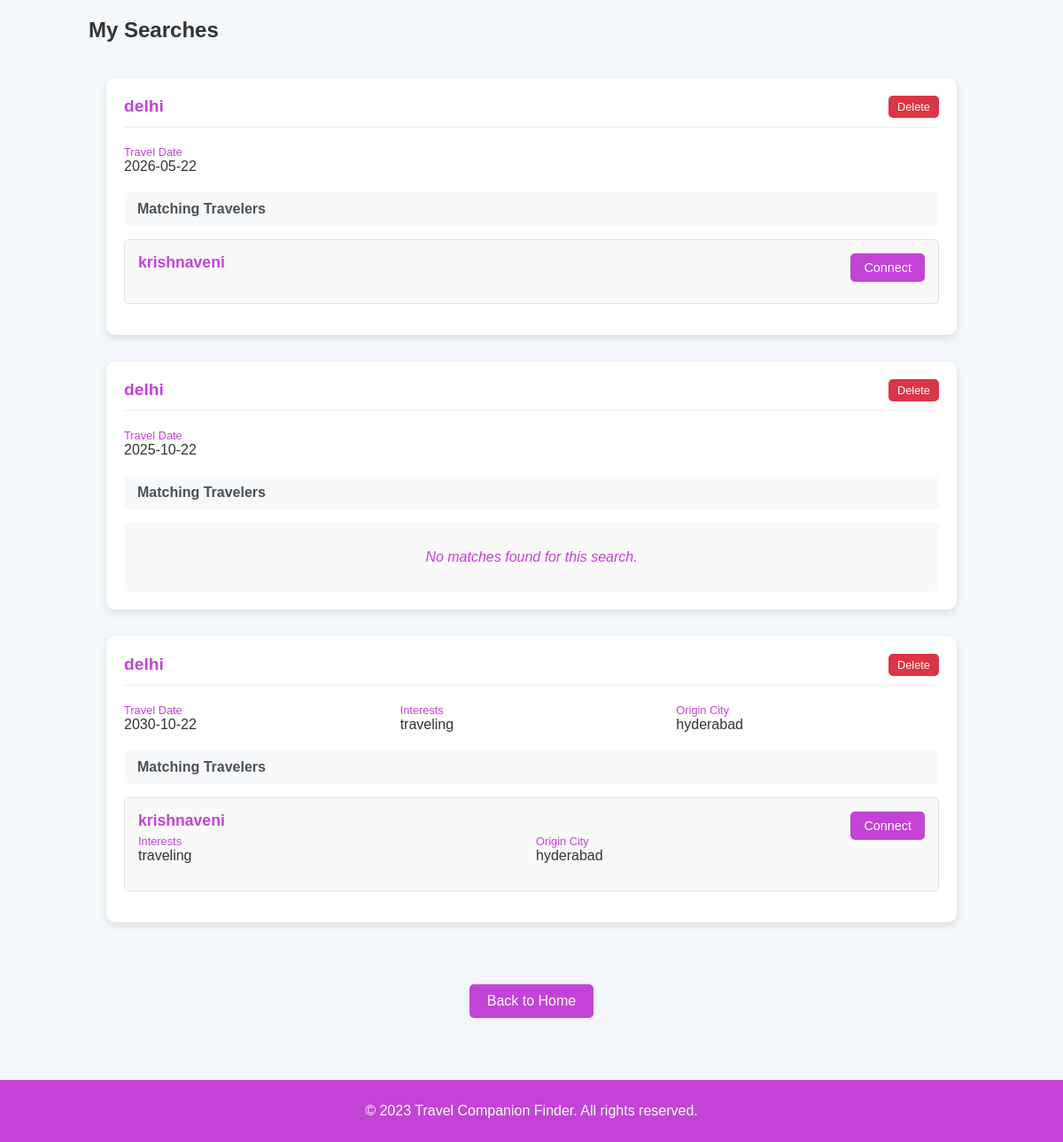
/my-searches (signed in), run on the app's committed database.
### app.py (models this page shows)
class Traveler(db.Model):
    id = db.Column(db.Integer, primary_key=True)
    user_id = db.Column(db.Integer, db.ForeignKey('user.id'), nullable=False)
    username = db.Column(db.String(150))
    destination = db.Column(db.String(150))
    travel_date = db.Column(db.Date)
    gender = db.Column(db.String(10))
    age = db.Column(db.Integer)
    interests = db.Column(db.String(255))
    origin_city = db.Column(db.String(100))
    companion_type = db.Column(db.String(50))
    user = db.relationship('User', backref='traveler_searches', lazy=True)
    _table_args_ = (
        db.Index('ix_user_id', 'user_id'),
    )

### app.py (the view)
@app.route('/my-searches')
@login_required
def my_searches():
    if not current_user.profile_completed:
        flash('Please complete your profile first.', 'warning')
        return redirect('/profile')
    user_searches = Traveler.query.filter_by(user_id=current_user.id).order_by(Traveler.id.desc()).all()
    search_matches = []
    for search in user_searches:
        matches = Traveler.query.filter(
            Traveler.user_id != current_user.id,  # Exclude current user
            Traveler.destination == search.destination,
            Traveler.travel_date == search.travel_date
        ).all()
        for match in matches:
            match.user = User.query.get(match.user_id)
        search_matches.append({
            "search": search,
            "matches": matches
        })
    return render_template('my_searches.html', search_matches=search_matches)

### app.py (called while the page is built)
@login_manager.user_loader
def load_user(user_id):
    return User.query.get(int(user_id))

### templates/my_searches.html (shortened to what this page needs)
{% extends "base.html" %}
{% block content %}
<h2>My Searches</h2>
<div class="container">
    {% if search_matches %}
        {% for item in search_matches %}
            <div class="search-card">
                <div class="search-header">
                    <div class="search-title">{{ item.search.destination }}</div>
                    <form action="{{ url_for('delete_search', id=item.search.id) }}" method="POST">
                        <button type="submit" class="search-delete">Delete</button>
                    </form>
                </div>
                <div class="search-details">
                    <div class="search-detail">
                        <span class="detail-label">Travel Date</span>
                        <span class="detail-value">{{ item.search.travel_date }}</span>
                    </div>
                    {% if item.search.interests %}
                    <div class="search-detail">
                        <span class="detail-label">Interests</span>
                        <span class="detail-value">{{ item.search.interests }}</span>
                    </div>
                    {% endif %}
                    {% if item.search.origin_city %}
                    <div class="search-detail">
                        <span class="detail-label">Origin City</span>
                        <span class="detail-value">{{ item.search.origin_city }}</span>
                    </div>
                    {% endif %}
                </div>
                <div class="matches-section">
                    <div class="matches-header">Matching Travelers</div>
                    {% if item.matches %}
                        {% for match in item.matches %}
                            <div class="match-card">
                                <div class="match-username">{{ match.username }}</div>
                                <div class="match-details">
                                    {% if match.interests %}
                                    <div class="search-detail">
                                        <span class="detail-label">Interests</span>
                                        <span class="detail-value">{{ match.interests }}</span>
                                    </div>
                                    {% endif %}
                                    {% if match.origin_city %}
                                    <div class="search-detail">
                                        <span class="detail-label">Origin City</span>
                                        <span class="detail-value">{{ match.origin_city }}</span>
                                    </div>
                                    {% endif %}
                                </div>
                                <form action="{{ url_for('send_request', receiver_id=match.user_id) }}" method="POST">
                                    <button type="submit" class="connect-btn">Connect</button>
                                </form>
                            </div>
                        {% endfor %}
                    {% else %}
                        <div class="no-matches">No matches found for this search.</div>
                    {% endif %}
                </div>
            </div>
        {% endfor %}
    {% else %}
        <div class="no-searches">
            You haven't made any searches yet. Go to the home page to search for travel companions.
        </div>
    {% endif %}
</div>
<a href="{{ url_for('home') }}" class="back-button">Back to Home</a>
{% endblock %}

### templates/base.html (shortened to what this page needs)
<!DOCTYPE html>
<html lang="en">
<head>
    <link rel="stylesheet" href="{{ url_for('static', filename='css/styles.css') }}">
</head>
<body>
    <div class="container">
        {% block content %}{% endblock %}
    </div>
    <footer class="site-footer">
        {% block footer %}
            <p>&copy; 2023 Travel Companion Finder. All rights reserved.</p>
        {% endblock %}
    </footer>
</body>
</html>

### static/css/styles.css (style rules this page uses)
body { font-family: Arial, sans-serif; background-color: #f4f7fa; margin: 0; padding: 0; color: #333; }
.container { max-width: 1000px; margin: 0 auto; padding: 20px; }
h1, h2, h3, h4, h5, h6 { color: #333; margin-top: 0; }
a { color: #c343d7; text-decoration: none; }
.site-footer { text-align: center; padding: 10px 0; background: #c343d7; color: white; position: relative; bottom: 0; width: 100%; margin-top: 30px; }
.back-button { display: block; width: 120px; margin: 20px auto; padding: 10px; background-color: #c343d7; color: white; text-align: center; text-decoration: none; border-radius: 5px; }
.match-card { padding: 15px; margin-bottom: 15px; border: 1px solid #e0e0e0; border-radius: 5px; background-color: #f9f9f9; position: relative; }
.match-username { font-weight: bold; font-size: 1.1em; color: #c343d7; margin-bottom: 5px; }
.match-details { display: grid; grid-template-columns: repeat(2, 1fr); gap: 10px; margin-bottom: 15px; }
.match-detail, .search-detail { display: flex; flex-direction: column; }
.detail-label { font-size: 0.8em; color: #c343d7; }
.detail-value { font-weight: 500; }
.connect-btn { padding: 8px 15px; background-color: #c343d7; color: white; border: none; border-radius: 5px; cursor: pointer; font-size: 0.9em; position: absolute; right: 15px; top: 15px; }
.no-results, .no-searches, .no-matches, .no-items { text-align: center; padding: 30px; color: #c343d7; font-style: italic; background-color: #f9f9f9; border-radius: 5px; }
.search-card { background-color: #fff; border-radius: 10px; box-shadow: 0 4px 8px rgba(0, 0, 0, 0.1); padding: 20px; margin-bottom: 30px; }
.search-header { display: flex; justify-content: space-between; align-items: center; margin-bottom: 20px; padding-bottom: 10px; border-bottom: 1px solid #eee; }
.search-title { font-size: 1.2em; font-weight: bold; color: #c343d7; }
.search-delete { background-color: #dc3545; color: white; border: none; border-radius: 5px; padding: 5px 10px; cursor: pointer; font-size: 0.8em; }
.search-details { display: grid; grid-template-columns: repeat(3, 1fr); gap: 15px; margin-bottom: 20px; }
.matches-section { margin-top: 20px; }
.matches-header { background-color: #f8f9fa; padding: 10px 15px; border-radius: 5px; font-weight: bold; color: #495057; margin-bottom: 15px; }

### data on the page
Traveler: search.destination "delhi", search.travel_date "2026-05-22"
Traveler: username "krishnaveni"
Traveler: search.destination "delhi", search.travel_date "2025-10-22"
Traveler: search.destination "delhi", search.travel_date "2030-10-22", search.interests "traveling", search.origin_city "hyderabad"
Traveler: username "krishnaveni", interests "traveling", origin_city "hyderabad"
